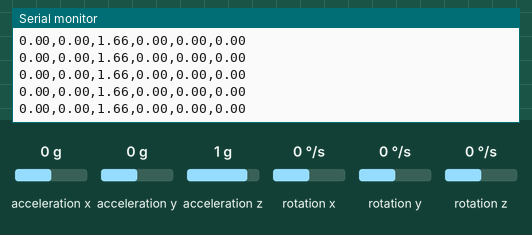
Recording of a sketch running on a simulated Arduino Uno, built with avr-gcc and run on an emulated ATmega328P. Shown: the last lines printed to the serial monitor. The test bench sets the inputs (shaded band); at power-on: acceleration x 0 g, acceleration y 0 g, acceleration z 1 g, rotation x 0 °/s, rotation y 0 °/s, rotation z 0 °/s.

Above: at 1.2 s.
1.3 s: acceleration x set to -1.4 g
At 2.1 s:
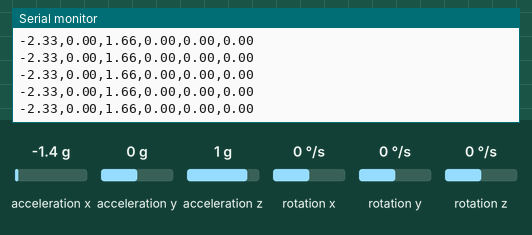
4.3 s: acceleration y set to -1.4 g
At 5.0 s:
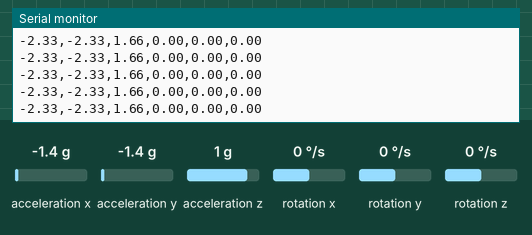
5.8 s: acceleration z set to -1.4 g
At 6.9 s:
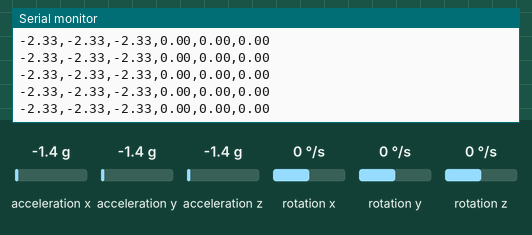
8.8 s: rotation x set to -192 °/s
At 9.4 s:
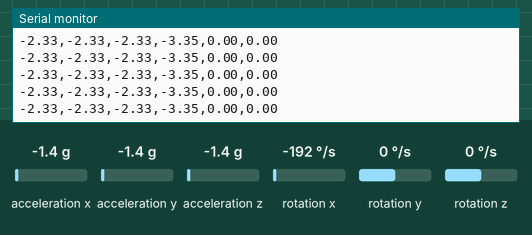
11.8 s: rotation y set to -192 °/s
At 12.3 s:
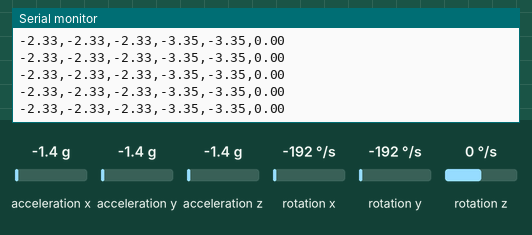
14.8 s: acceleration x set to 0 g
At 15.7 s:
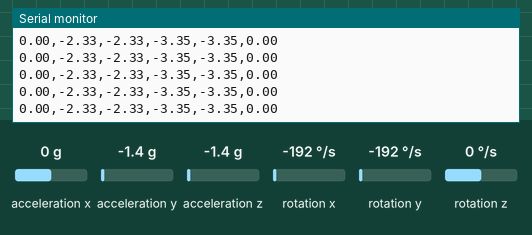

Measured:
- after the input at 1.3 s, the serial monitor: prints a new line after 0.09 s (image 1)
- after the input at 4.3 s, the serial monitor: prints a new line after 0.09 s (image 2)
- after the input at 5.8 s, the serial monitor: prints a new line after 0.10 s (image 3)
- after the input at 8.8 s, the serial monitor: prints a new line after 0.07 s (image 4)
- after the input at 11.8 s, the serial monitor: prints a new line after 0.09 s (image 5)
- after the input at 14.8 s, the serial monitor: prints a new line after 0.08 s (image 6)

The sketch:

i2csend.ino
```cpp
#include <Wire.h>
#include <MPU6050.h>

MPU6050 mpu;

void setup() {
  Serial.begin(9600);
  Wire.begin();
  mpu.initialize();
}

void loop() {
  int16_t ax, ay, az, gx, gy, gz;
  mpu.getMotion6(&ax, &ay, &az, &gx, &gy, &gz);

  // Normalize acceleration data
  float acc_x = ax * (3.33 / 32768);
  float acc_y = ay * (3.33 / 32768);
  float acc_z = az * (3.33 / 32768);

  // Convert gyroscope data to radians/second
  float gyro_x = gx * (250.0 / 32768) * (PI / 180.0);
  float gyro_y = gy * (250.0 / 32768) * (PI / 180.0);
  float gyro_z = gz * (250.0 / 32768) * (PI / 180.0);

  // Send data to serial port
  Serial.print(acc_x);
  Serial.print(",");
  Serial.print(acc_y);
  Serial.print(",");
  Serial.print(acc_z);
  Serial.print(",");
  Serial.print(gyro_x);
  Serial.print(",");
  Serial.print(gyro_y);
  Serial.print(",");
  Serial.println(gyro_z);


}
```
